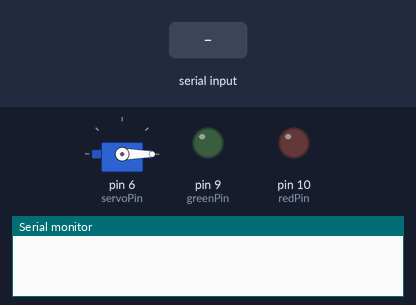
Recording of a sketch running on a simulated Arduino Uno, built with avr-gcc and run on an emulated ATmega328P. On the bench: servo, output pins drawn as LEDs (lit = HIGH), the last lines printed to the serial monitor. The inputs (shaded band) are chosen by the test bench.

Above: at 1.2 s.
1.3 s: "RED\n" received over Serial
At 2.0 s:
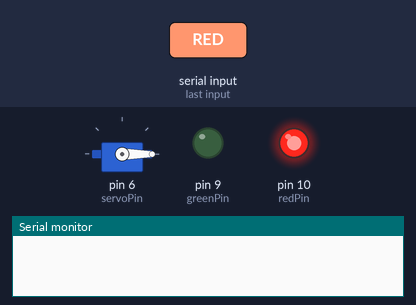
4.3 s: "GREEN\n" received over Serial
At 5.5 s:
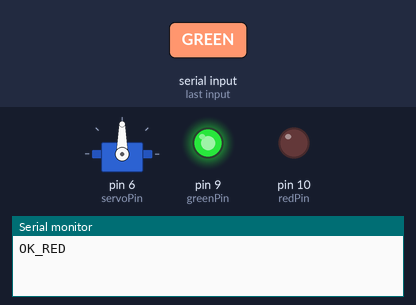
Timing chart, 0 to 8.8 s (numbered marks = the images above; inputs shaded):
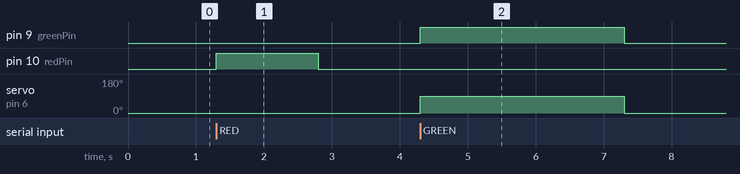

Measured:
- after the input at 1.3 s, pin 10 (redPin): LOW → HIGH at once, → LOW 1.5 s later
- after the input at 4.3 s, pin 9 (greenPin): LOW → HIGH at once, → LOW 3.0 s later; servo on pin 6 (servoPin): 0° → 90° at once, → 0° 3.0 s later

The sketch:

gate_control.ino
```cpp
#include <Servo.h>

Servo gate;
int greenPin = 9;   // change as wiring
int redPin = 10;
int servoPin = 6;

void setup(){
  Serial.begin(115200);
  gate.attach(servoPin);
  pinMode(greenPin, OUTPUT);
  pinMode(redPin, OUTPUT);
  digitalWrite(greenPin, LOW);
  digitalWrite(redPin, LOW);
  gate.write(0); // closed
}

void loop(){
  if (Serial.available()){
    String cmd = Serial.readStringUntil('\n');
    cmd.trim();
    if (cmd == "GREEN"){
      digitalWrite(redPin, LOW);
      digitalWrite(greenPin, HIGH);
      gate.write(90); // open angle  adjust as needed
      delay(3000); // keep open 3s
      gate.write(0); // close
      digitalWrite(greenPin, LOW);
      Serial.println("OK_GREEN");
    } else if (cmd == "RED"){
      digitalWrite(greenPin, LOW);
      digitalWrite(redPin, HIGH);
      delay(1500);
      digitalWrite(redPin, LOW);
      Serial.println("OK_RED");
    } else {
      // ignore
    }
  }
}
```
